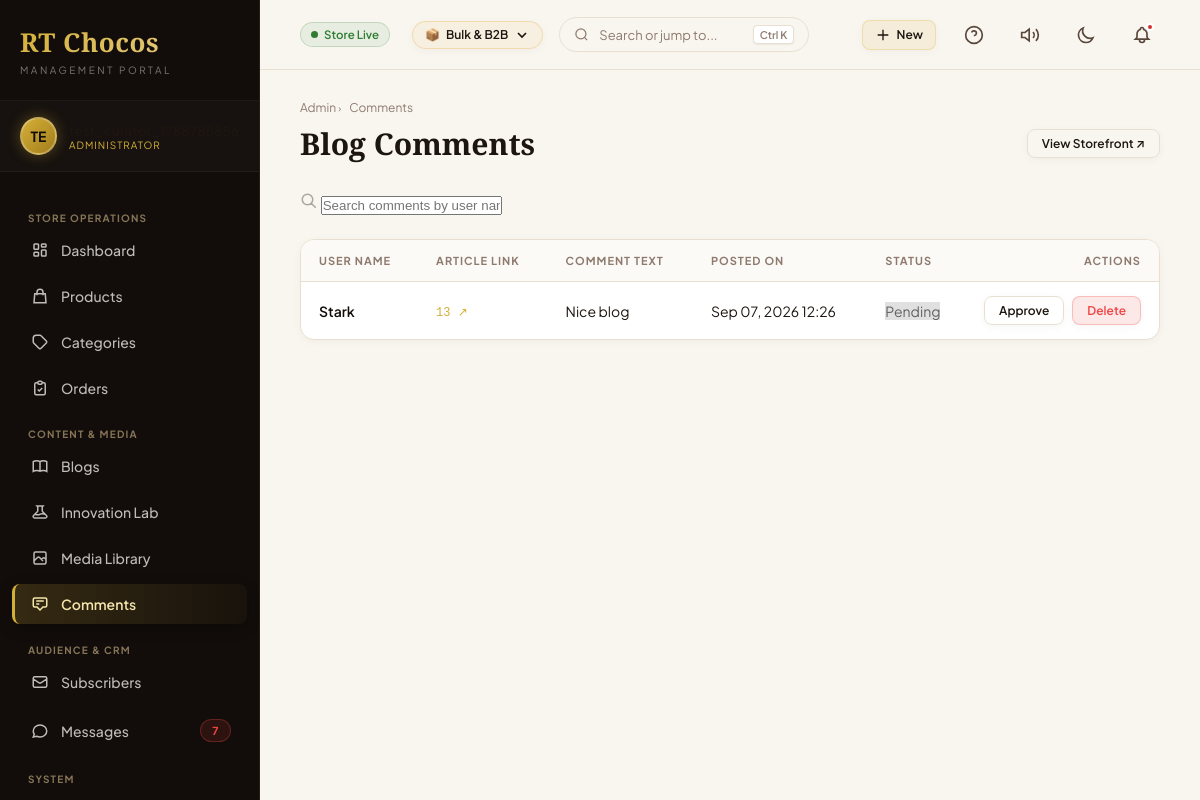
Screenshot of /admin/comments.php (signed in) with the database file from the repository.
### tables this page shows
CREATE TABLE `comments` (
  `id` int(11) NOT NULL AUTO_INCREMENT,
  `blog_slug` varchar(100) NOT NULL,
  `name` varchar(100) NOT NULL,
  `comment` text NOT NULL,
  `is_approved` tinyint(1) DEFAULT 1,
  `created_at` timestamp NULL DEFAULT current_timestamp(),
  PRIMARY KEY (`id`),
  KEY `idx_blog_slug` (`blog_slug`)
);

### admin/comments.php (the view, shortened to what this page needs)
<?php
require_once __DIR__ . '/layout.php';
$pdo = get_db();
$search = trim($_GET['search'] ?? '');
$page = (int)($_GET['page'] ?? 1);
$limit = 15;
$offset = ($page - 1) * $limit;
$params = [];
$whereSql = '';
try {
    $selectSql = "SELECT * FROM comments $whereSql ORDER BY created_at DESC LIMIT $limit OFFSET $offset";
    if (empty($params)) {
        $comments = $pdo->query($selectSql)->fetchAll(PDO::FETCH_ASSOC);
    } else {
        $stmt = $pdo->prepare($selectSql);
        $stmt->execute($params);
        $comments = $stmt->fetchAll(PDO::FETCH_ASSOC);
    }
} catch (Exception $e) {
    die("Error fetching comments: " . $e->getMessage());
}
?>
<div class="action-bar" style="margin-bottom: 24px;">
    <form action="comments.php" method="GET" class="search-box">
        <svg width="18" height="18" fill="none" stroke="currentColor" stroke-width="2" viewBox="0 0 24 24" style="color: rgba(59,42,34,0.4);"><path d="M21 21l-6-6m2-5a7 7 0 11-14 0 7 7 0 0114 0z"></path></svg>
        <input type="text" name="search" placeholder="Search comments by user name, slug, content..." value="<?php echo htmlspecialchars($search); ?>">
    </form>
</div>
<div class="table-container">
    <?php if (empty($comments)): ?>
        <div style="padding: 40px; text-align: center; color: rgba(59, 42, 34, 0.6);">
            No comments found matching your search.
        </div>
    <?php else: ?>
        <table>
            <thead>
                <tr>
                    <th>User Name</th>
                    <th>Article Link</th>
                    <th>Comment Text</th>
                    <th>Posted On</th>
                    <th>Status</th>
                    <th style="text-align: right; width: 180px;">Actions</th>
                </tr>
            </thead>
            <tbody>
                <?php foreach ($comments as $comment): ?>
                    <tr>
                        <td style="font-weight: 600; color: var(--sidebar-bg);"><?php echo htmlspecialchars($comment['name']); ?></td>
                        <td>
                            <a href="../blog/<?php echo htmlspecialchars($comment['blog_slug']); ?>" target="_blank" style="font-family: monospace; font-size: 12px; color: var(--gold); text-decoration: none;">
                                <?php echo htmlspecialchars($comment['blog_slug']); ?> &nearr;
                            </a>
                        </td>
                        <td style="max-width: 400px; word-break: break-word; font-size: 14px;"><?php echo nl2br(htmlspecialchars($comment['comment'])); ?></td>
                        <td style="white-space: nowrap;"><?php echo date('M d, Y H:i', strtotime($comment['created_at'])); ?></td>
                        <td>
                            <?php if ($comment['is_approved']): ?>
                                <span class="badge badge-success">Approved</span>
                            <?php else: ?>
                                <span class="badge badge-danger" style="background: #e0e0e0; color: #616161;">Pending</span>
                            <?php endif; ?>
                        </td>
                        <td style="text-align: right;">
                            <div style="display: flex; gap: 8px; justify-content: flex-end;">
                                <form action="comments.php" method="POST" style="display: inline;">
                                    <button type="submit" class="btn btn-outline btn-sm">
                                        <?php echo $comment['is_approved'] ? 'Unapprove' : 'Approve'; ?>
                                    </button>
                                </form>
                                <form action="comments.php" method="POST" style="display: inline;" onsubmit="return confirm('Are you sure you want to permanently delete this comment?');">
                                    <button type="submit" class="btn btn-danger btn-sm">Delete</button>
                                </form>
                            </div>
                        </td>
                    </tr>
                <?php endforeach; ?>
            </tbody>
        </table>
    <?php endif; ?>
</div>

### admin/admin-style.css (style rules this page uses)
:root { --gold: #D4AF37; --gold-light: #E8D293; --gold-dark: #AA8520; --gold-subtle: rgba(212, 175, 55, 0.12); --gold-glow: 0 0 24px rgba(212, 175, 55, 0.22); --cacao-900: #0C0907; --cacao-800: #140F0C; --cacao-700: #1C1511; --cacao-600: #291E18; --cacao-500: #3E2D24; --bg-app: #F9F6F0; --bg-card: #FFFFFF; --bg-card-hover: #FCFAF6; --bg-subtle: #F3ECE1; --bg-header: rgba(249, 246, 240, 0.88); --text-main: #1D1510; --text-muted: #5A473C; --text-light: #8E7A6E; --border-color: #E8DFD1; --border-light: rgba(212, 175, 55, 0.18); --shadow-sm: 0 2px 8px rgba(29, 21, 16, 0.04); --shadow-md: 0 8px 24px rgba(29, 21, 16, 0.07); --shadow-lg: 0 16px 42px rgba(29, 21, 16, 0.1); --shadow-glow: 0 0 24px rgba(212, 175, 55, 0.18); --sidebar-bg: #120D0A; --sidebar-text: rgba(249, 246, 240, 0.75); --sidebar-active-bg: linear-gradient(90deg, rgba(212, 175, 55, 0.18) 0%, rgba(212, 175, 55, 0.03) 100%); --sidebar-active-text: #F3E5AB; --sidebar-border: rgba(212, 175, 55, 0.12); --sidebar-width: 260px; --sidebar-collapsed-width: 76px; --transition: 0.25s cubic-bezier(0.4, 0, 0.2, 1); --font-heading: 'Cormorant Garamond', Georgia, serif; --font-sans: 'Plus Jakarta Sans', -apple-system, BlinkMacSystemFont, 'Segoe UI', Roboto, sans-serif; --status-active: #10B981; --status-active-bg: rgba(16, 185, 129, 0.12); --status-active-border: rgba(16, 185, 129, 0.28); --status-draft: #8E7A6E; --status-draft-bg: rgba(142, 122, 110, 0.12); --status-draft-border: rgba(142, 122, 110, 0.28); --status-warning: #F59E0B; --status-warning-bg: rgba(245, 158, 11, 0.12); --status-warning-border: rgba(245, 158, 11, 0.28); --status-danger: #EF4444; --status-danger-bg: rgba(239, 68, 68, 0.12); --status-danger-border: rgba(239, 68, 68, 0.28); --status-featured: #D4AF37; --status-featured-bg: rgba(212, 175, 55, 0.12); --status-featured-border: rgba(212, 175, 55, 0.32); }
* { box-sizing: border-box; margin: 0; padding: 0; }
html, body { max-width: 100%; overflow-x: clip; }
body { font-family: var(--font-sans); background: var(--bg-app); color: var(--text-main); display: flex; min-height: 100vh; overflow-x: clip; transition: background-color var(--transition), color var(--transition); }
.btn { display: inline-flex; align-items: center; justify-content: center; padding: 10px 20px; border-radius: 10px; font-size: 13.5px; font-weight: 600; text-decoration: none; cursor: pointer; transition: all var(--transition); font-family: var(--font-sans); border: 1px solid transparent; gap: 8px; box-shadow: var(--shadow-sm); white-space: nowrap; }
.btn-outline { background: transparent; border-color: var(--border-color); color: var(--text-main); }
.btn-danger { background: rgba(239, 68, 68, 0.12); color: #EF4444; border: 1px solid rgba(239, 68, 68, 0.28); }
.btn-sm { padding: 6px 14px; font-size: 12px; border-radius: 8px; }
.action-bar { display: flex; justify-content: space-between; align-items: center; margin-bottom: 24px; gap: 16px; flex-wrap: wrap; }
.table-container { width: 100%; overflow-x: auto; background: var(--bg-card); border: 1px solid var(--border-color); border-radius: 12px; box-shadow: var(--shadow-sm); margin-bottom: 28px; }
.table-container, .table-responsive { width: 100%; overflow-x: auto; background: var(--bg-card); border: 1px solid var(--border-color); border-radius: 14px; box-shadow: var(--shadow-sm); margin-bottom: 28px; }
.table-container table, .table-responsive table, table.data-table, .admin-data-table { width: 100%; border-collapse: collapse; text-align: left; font-size: 14px; }
.table-container th, .table-responsive th, table.data-table th, .admin-data-table th { background: var(--bg-card-hover); padding: 14px 18px; font-weight: 700; color: var(--text-light); border-bottom: 1px solid var(--border-color); text-transform: uppercase; font-size: 11px; letter-spacing: 1px; white-space: nowrap; }
.table-container td, .table-responsive td, table.data-table td, .admin-data-table td { padding: 14px 18px; border-bottom: 1px solid var(--border-color); color: var(--text-main); vertical-align: middle; transition: background-color var(--transition); }
.table-container tr:last-child td, .table-responsive tr:last-child td, table.data-table tr:last-child td, .admin-data-table tr:last-child td { border-bottom: none; }

### rows the page displays
comments: name "Stark", blog_slug "13", comment "Nice blog", created_at "Sep 07, 2026 12:26", is_approved "Pending"

### other values shown
$initials "TE"
$unreadCount "7"
$modeIcons[$activeStoreMode] "📦"
$modeLabels[$activeStoreMode] "Bulk & B2B"
$crumb['label'] "Admin"
$crumb['label'] "Comments"
$title "Blog Comments"
